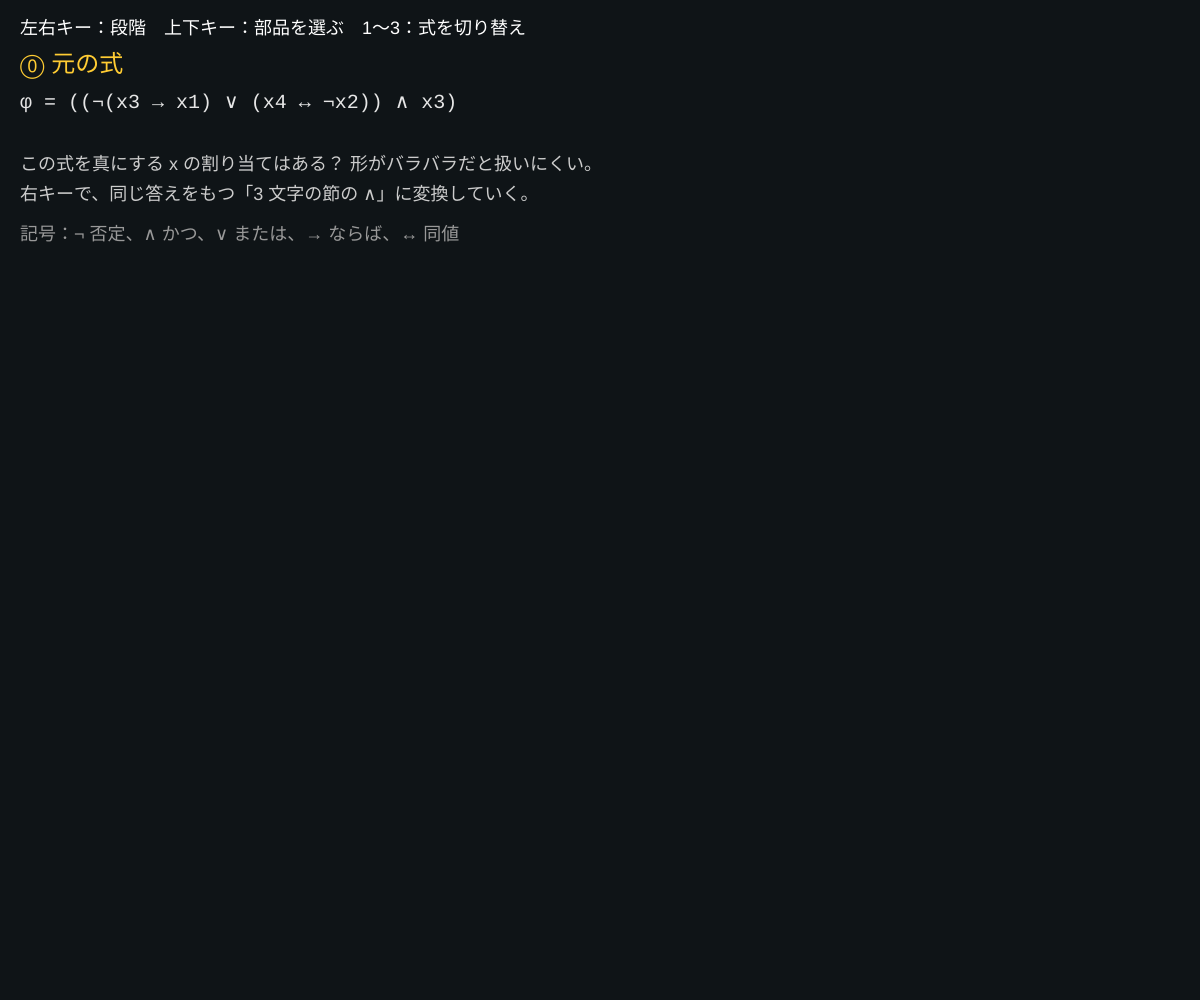
Frame 1 (no input)
Frame 60 (no input): identical to frame 1, image omitted
Frame 120 (the mouse pressed at the canvas centre since frame 60): identical to frame 1, image omitted

The p5.js sketch that drew this single still picture (run headless with seeded random() and noise() and a simulated clock; from frame 60 on, the mouse is pressed at the canvas centre):

// p5.js sketch
// ── sketch.js
// ============================================
// 04 どんな論理式も 3-CNF に変身（SAT ≤p 3-CNF-SAT）
// ① 式を木にする → ② 木の各分かれ目に新しい変数 y をつけ「y ↔ (子どうしの演算)」を並べる
// ③ 各部品を真理値表から CNF（偽になる行を否定）に → ④ 文字が 3 個未満の節を p, q で水増しして、ちょうど 3 個に
// 式の長さに比例する手間で変換できる（多項式時間の還元）。だから 3-CNF-SAT も NP 完全
// 左右キー：段階を進める・戻す / 上下キー：③で見る部品を選ぶ / 1〜3：式を切り替え
// ============================================

let PRESETS = [
  '(~(x3>x1)|(x4=~x2))&x3',  // > は →、= は ↔
  '(x1&x2)|(~x1&x3)',
  '~(x1|x2)>(x3=x1)',
];
let src = '', tree = null, inner = [], stage = 0, pick = 0;
let parts = [];  // 各 y の部品 { y, desc, vars, f, cnf, padded }

function setup() {
  createCanvas(windowWidth, windowHeight);
  colorMode(HSB, 360, 100, 100, 100);
  load(0);
}

// ---------- 構文解析（↔ < → < ∨ < ∧ < ¬ の順に強く結びつく）----------
let toks, tp;
function load(k) {
  src = PRESETS[k];
  toks = src.match(/x\d|[~&|>=()]/g); tp = 0;
  tree = parseIff();
  inner = [];
  let cnt = 0;
  (function name(t) { if (t.op) { t.y = 'y' + ++cnt; inner.push(t); t.kids.forEach(name); } })(tree);
  buildParts();
  stage = 0; pick = 0;
}
function parseIff() { let a = parseImp(); while (toks[tp] === '=') { tp++; a = { op: '↔', kids: [a, parseImp()] }; } return a; }
function parseImp() { let a = parseOr(); if (toks[tp] === '>') { tp++; a = { op: '→', kids: [a, parseImp()] }; } return a; }
function parseOr() { let a = parseAnd(); while (toks[tp] === '|') { tp++; a = { op: '∨', kids: [a, parseAnd()] }; } return a; }
function parseAnd() { let a = parseNot(); while (toks[tp] === '&') { tp++; a = { op: '∧', kids: [a, parseNot()] }; } return a; }
function parseNot() {
  if (toks[tp] === '~') { tp++; return { op: '¬', kids: [parseNot()] }; }
  if (toks[tp] === '(') { tp++; let a = parseIff(); tp++; return a; }
  return { v: toks[tp++] };
}
function nm(t) { return t.op ? t.y : t.v; }
function show(t) { // 元の式を読みやすく
  if (!t.op) return t.v;
  if (t.op === '¬') return '¬' + show(t.kids[0]);
  return '(' + show(t.kids[0]) + ' ' + t.op + ' ' + show(t.kids[1]) + ')';
}
function apply(op, a, b) {
  if (op === '¬') return !a;
  if (op === '∧') return a && b;
  if (op === '∨') return a || b;
  if (op === '→') return !a || b;
  return a === b;
}

function buildParts() {
  parts = [{ y: 'y1', desc: 'y1', vars: ['y1'], f: (m) => m.y1 }];
  for (let t of inner) {
    let ks = t.kids.map(nm);
    let desc = t.y + ' ↔ ' + (t.op === '¬' ? '¬' + ks[0] : '(' + ks[0] + ' ' + t.op + ' ' + ks[1] + ')');
    let vars = [t.y, ...ks].filter((v, i, arr) => arr.indexOf(v) === i);
    parts.push({ y: t.y, desc, vars, f: (m) => m[t.y] === apply(t.op, m[ks[0]], m[ks[1]]) });
  }
  let pq = 0;
  for (let p of parts) {
    p.rows = [];
    p.cnf = [];
    let k = p.vars.length;
    for (let r = 0; r < 1 << k; r++) {
      let m = {};
      p.vars.forEach((v, i) => (m[v] = !((r >> (k - 1 - i)) & 1)));
      let ok = p.f(m);
      p.rows.push({ m, ok });
      if (!ok) p.cnf.push(p.vars.map((v) => (m[v] ? '¬' + v : v))); // 偽の行を否定 → 節
    }
    p.padded = [];
    for (let cl of p.cnf) {
      if (cl.length === 3) p.padded.push(cl);
      else if (cl.length === 2) p.padded.push([...cl, 'p'], [...cl, '¬p']);
      else p.padded.push([cl[0], 'p', 'q'], [cl[0], 'p', '¬q'], [cl[0], '¬p', 'q'], [cl[0], '¬p', '¬q']);
    }
  }
}

// ---------- 描画 ----------
function draw() {
  background(200, 35, 9);
  noStroke(); fill(0, 0, 100); textSize(18); textAlign(LEFT, BASELINE);
  text('左右キー：段階　上下キー：部品を選ぶ　1〜3：式を切り替え', 20, 34);
  let titles = ['⓪ 元の式', '① 構文木にする', '② 分かれ目ごとに y ↔ (…) の部品', '③ 部品を真理値表で CNF に', '④ 3 文字ずつにそろえる（3-CNF 完成）'];
  fill(45, 80, 100); textSize(24); text(titles[stage], 20, 72);
  fill(0, 0, 90); textSize(20); textFont('monospace');
  text('φ = ' + show(tree), 20, 108);
  textFont('sans-serif');

  if (stage >= 1) drawTree(30, 150, width * 0.45, height - 220);
  let px = width * 0.5, py = 150;
  if (stage === 2) {
    fill(0, 0, 100); textSize(18); text("φ' = 次の部品すべての ∧（φ と充足可能性が同じ）", px, py);
    textFont('monospace');
    parts.forEach((p, i) => { fill(i === pick ? color(45, 80, 100) : color(0, 0, 85)); text(p.desc, px, py + 36 + i * 28); });
    textFont('sans-serif');
    fill(0, 0, 60); textSize(15); text('どの部品も変数は 3 個以下 → 真理値表は 8 行以下', px, py + 50 + parts.length * 28);
  }
  if (stage === 3) {
    let p = parts[pick];
    fill(45, 80, 100); textSize(20); textFont('monospace'); text(p.desc, px, py);
    textSize(16);
    fill(0, 0, 70); text(p.vars.map((v) => v.padStart(3)).join(' ') + '   値', px, py + 34);
    p.rows.forEach((r, i) => {
      fill(r.ok ? color(0, 0, 70) : color(0, 75, 100));
      text(p.vars.map((v) => (r.m[v] ? '  1' : '  0')).join(' ') + '    ' + (r.ok ? '1' : '0  → 否定して節に'), px, py + 60 + i * 24);
    });
    let cy = py + 80 + p.rows.length * 24;
    fill(130, 60, 100); textSize(17);
    text(p.cnf.map((c) => '(' + c.join(' ∨ ') + ')').join(' ∧ '), px, cy, width - px - 20);
    textFont('sans-serif');
  }
  if (stage === 4) {
    let all = parts.flatMap((p) => p.padded);
    fill(0, 0, 100); textSize(18); text('3-CNF：節 ' + all.length + ' 個（どの節もちょうど 3 文字）', px, py);
    textFont('monospace'); textSize(14);
    let cols = 2, colW = (width - px - 20) / cols;
    all.forEach((c, i) => {
      let col = i % cols, row = floor(i / cols);
      let y = py + 34 + row * 20;
      if (y > height - 40) return;
      fill(c.some((l) => l.includes('p') || l.includes('q')) ? color(280, 50, 100) : color(130, 50, 95));
      text('(' + c.join(' ∨ ') + ')', px + col * colW, y);
    });
    textFont('sans-serif');
    fill(0, 0, 60); textSize(15);
    text('紫 = p, q で水増しした節（p, q がどちらでも同じ意味になるように 2 通り・4 通り並べる）', 20, height - 24);
  }
  if (stage === 0) {
    fill(0, 0, 80); textSize(18);
    text('この式を真にする x の割り当てはある？ 形がバラバラだと扱いにくい。', 20, 170);
    text('右キーで、同じ答えをもつ「3 文字の節の ∧」に変換していく。', 20, 200);
    fill(0, 0, 60); text('記号：¬ 否定、∧ かつ、∨ または、→ ならば、↔ 同値', 20, 240);
  }
}

function drawTree(x0, y0, w, h) {
  let leaves = [];
  (function walk(t, d) { t.d = d; if (!t.op) leaves.push(t); else t.kids.forEach((k) => walk(k, d + 1)); })(tree, 0);
  let maxD = 0;
  (function md(t) { maxD = max(maxD, t.d); if (t.op) t.kids.forEach(md); })(tree);
  leaves.forEach((l, i) => (l.px = x0 + ((i + 0.5) / leaves.length) * w));
  (function px(t) { if (t.op) { t.kids.forEach(px); t.px = t.kids.reduce((s, k) => s + k.px, 0) / t.kids.length; } })(tree);
  let lh = min(80, h / (maxD + 1));
  (function dr(t) {
    t.py = y0 + t.d * lh + 20;
    if (t.op) for (let k of t.kids) { k.py = y0 + k.d * lh + 20; stroke(0, 0, 45); strokeWeight(2); line(t.px, t.py, k.px, k.py); dr(k); }
  })(tree);
  (function nd(t) {
    noStroke();
    let sel = stage === 3 && parts[pick] && parts[pick].y === t.y;
    fill(t.op ? (sel ? color(45, 90, 100) : color(200, 50, 70)) : color(130, 50, 85));
    circle(t.px, t.py, 40);
    fill(0, 0, 10); textAlign(CENTER, CENTER); textSize(16);
    text(t.op || t.v, t.px, t.py);
    if (t.op && stage >= 2) { fill(45, 80, 100); textSize(14); text(t.y, t.px + 30, t.py - 16); }
    textAlign(LEFT, BASELINE);
    if (t.op) t.kids.forEach(nd);
  })(tree);
}

function keyPressed() {
  if (key === RIGHT_ARROW) stage = min(4, stage + 1);
  if (key === LEFT_ARROW) stage = max(0, stage - 1);
  if (key === DOWN_ARROW) pick = (pick + 1) % parts.length;
  if (key === UP_ARROW) pick = (pick + parts.length - 1) % parts.length;
  if (key >= '1' && key <= '3') load(int(key) - 1);
}
function windowResized() { resizeCanvas(windowWidth, windowHeight); }

// ---------- やってみよう ----------
// 1. 式 1 は何個の節になった？ 元の式の長さとの比は？
// 2. PRESETS に自分の式を足そう（x1〜x9、~ & | > = と括弧が使える）
// 3. 部品 y ↔ ¬a の真理値表は何行？ 偽の行はいくつ？
